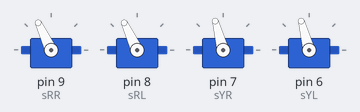
Simulated run of this sketch. Board: Arduino Uno, built with avr-gcc and run on an emulated ATmega328P. Parts: 4 × servo. What the sketch prints to the serial monitor is not drawn.

Above: at 0.05 s.
At 1.0 s:
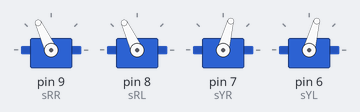
At 1.5 s:
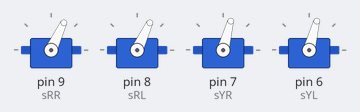
At 2.0 s:
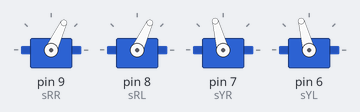
Timing chart, 0 to 4.6 s (numbered marks = the images above):
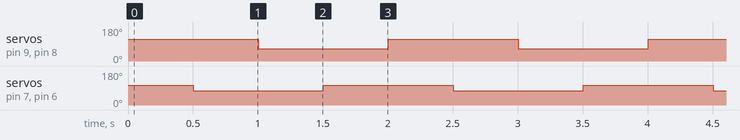

The sketch:

walking_example.ino
```cpp
// (licence header left out)
#include <Servo.h>

Servo sRR; //roll right
Servo sRL; //roll left
Servo sYR; //yaw right
Servo sYL; //yaw left

int offset_RR=0; //Zero point calibration
int offset_RL=0;
int offset_YR=0;
int offset_YL=0;

int time=500; //Walking parameters
int amp_roll=25;
int amp_yaw=15;


void setup() {Serial.begin(9600);
  sRR.attach(9);
  sRL.attach(8);
  sYR.attach(7);
  sYL.attach(6);


  sRR.write(90+offset_RR);
  sRL.write(90+offset_RL);
  sYR.write(90+offset_YR);
  sYL.write(90+offset_YL);

}

void loop() {long t=millis();

   sRR.write((90+offset_RR)+amp_roll);
   sRL.write((90+offset_RL)+amp_roll);
   sYR.write((90+offset_YR)+amp_yaw);
   sYL.write((90+offset_YL)+amp_yaw);
   delay(time);

   sRR.write((90+offset_RR)+amp_roll);
   sRL.write((90+offset_RL)+amp_roll);
   sYR.write((90+offset_YR)-amp_yaw);
   sYL.write((90+offset_YL)-amp_yaw);
   delay(time);

   sRR.write((90+offset_RR)-amp_roll);
   sRL.write((90+offset_RL)-amp_roll);
   sYR.write((90+offset_YR)-amp_yaw);
   sYL.write((90+offset_YL)-amp_yaw);
   delay(time);

   sRR.write((90+offset_RR)-amp_roll);
   sRL.write((90+offset_RL)-amp_roll);
   sYR.write((90+offset_YR)+amp_yaw);
   sYL.write((90+offset_YL)+amp_yaw);
   delay(time);
   Serial.println(millis()-t);
}
```

Measured:
- by itself, servo on pin 9 (sRR), servo on pin 8 (sRL): alternates 115° for 1.0 s and 65° for 1.0 s
- by itself, servo on pin 7 (sYR), servo on pin 6 (sYL): alternates 105° for 1.0 s and 75° for 1.0 s
